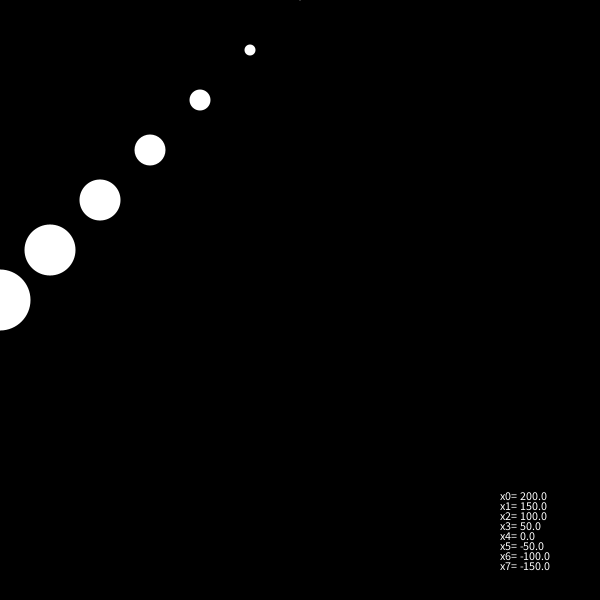
Frame 1 (no input)
Frame 60 (the mouse pressed at the canvas centre just before this capture): identical to frame 1, image omitted
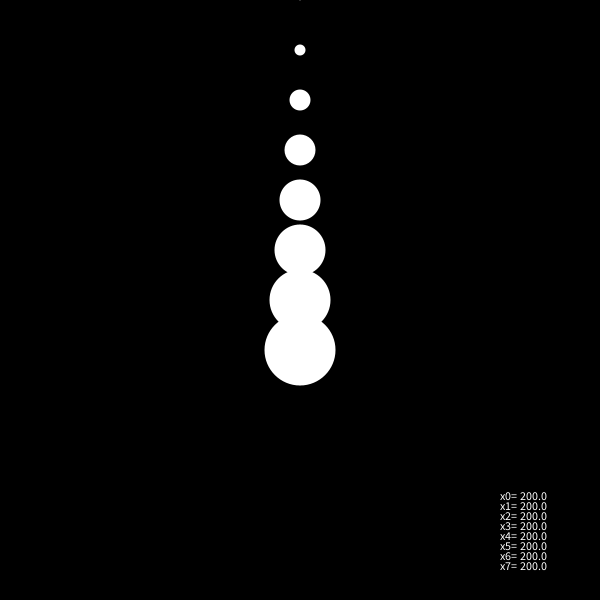
Frame 120 (the mouse held since frame 60 and released just before this capture)

The Processing sketch that drew these frames (run headless with seeded random() and noise(); from frame 60 on, the mouse is pressed at the canvas centre):

// Processing sketch: map
// ── map.pde
void setup() {
  size(600, 600);
  noStroke();
}

void draw() {
  background(0);
  float tab[];
  tab = new float[8];
  for(int i = 0; i<8 ; i++){
    tab[i]=map(mouseX,0,width,200-i*50,200+i*50);
    text("x"+i+"= "+tab[i],500,500+10*i);
    ellipse(tab[i]+100, i*50, 1+10*i, 1+10*i);  
  }
}
